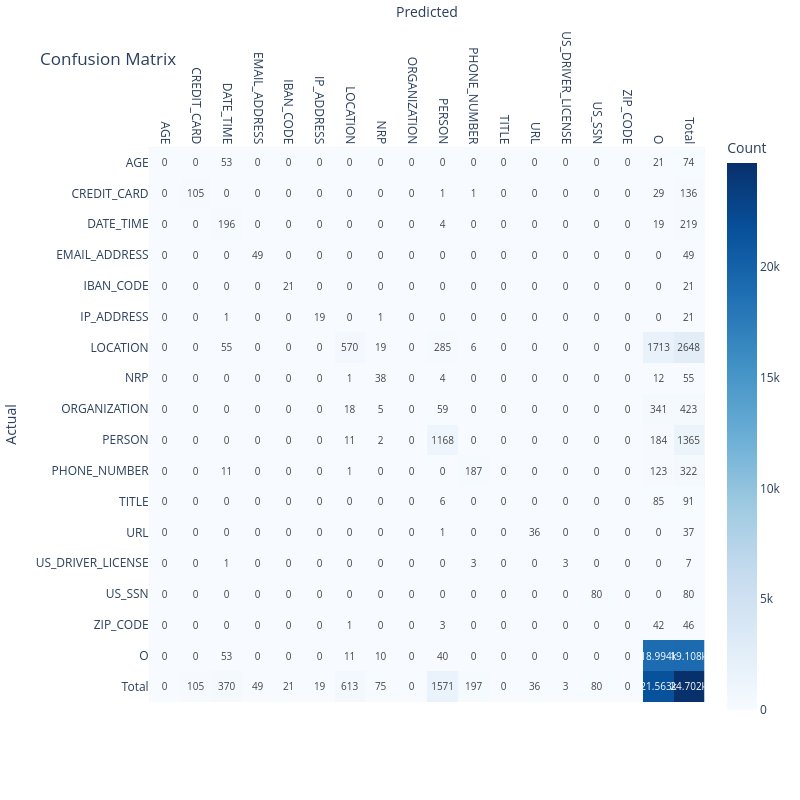

The notebook cell saved with this chart:
### Markdown cell above
## 8. Error analysis

Now let's look into results to understand what's behind the metrics we're getting.
Note that evaluation is never perfect. Some things to consider:
1. There's often a mismatch between the annotated span and the predicted span, which isn't necessarily a mistake. For example: `<Southern France>` compared with `Southern <France>`. In the second text, the word `Southern` was not annotated/predicted as part of the entity, but that's not necessarily an error.
2. Token based evaluation (which is used here) counts the number of true positive / false positive / false negative tokens. Some entities might be broken into more tokens than others. For example, the phone number `222-444-1234` could be broken into five different tokens, whereas `Krishna` would be broken into one token, resulting in phone numbers having more influence on metrics than names.
3. The synthetic dataset used here isn't representative of a real dataset. Consider using more realistic datasets for evaluation

### Code cell
#plotter.plot_confusion_matrix(entities=entities, confmatrix=confmatrix)
plotter.plot_confusion_matrix(entities=entities, confmatrix=confmatrix, save_as="png")

### Figure 1 — Plotly figure (JSON) as saved in the notebook; plotly's stock layout.template omitted (floating-point values rounded to 4 significant figures; data arrays with more than 128 entries replaced by an {"elided": "..."} marker saying what was removed)
{"data": [{"coloraxis": "coloraxis", "hovertemplate": "Predicted: %{x}<br>Actual: %{y}<br>Count: %{z}<extra></extra>", "name": "0", "textfont": {"size": 10}, "texttemplate": "%{z}", "type": "heatmap", "x": ["AGE", "CREDIT_CARD", "DATE_TIME", "EMAIL_ADDRESS", "IBAN_CODE", "IP_ADDRESS", "LOCATION", "NRP", "ORGANIZATION", "PERSON", "PHONE_NUMBER", "TITLE", "URL", "US_DRIVER_LICENSE", "US_SSN", "ZIP_CODE", "O", "Total"], "xaxis": "x", "y": ["AGE", "CREDIT_CARD", "DATE_TIME", "EMAIL_ADDRESS", "IBAN_CODE", "IP_ADDRESS", "LOCATION", "NRP", "ORGANIZATION", "PERSON", "PHONE_NUMBER", "TITLE", "URL", "US_DRIVER_LICENSE", "US_SSN", "ZIP_CODE", "O", "Total"], "yaxis": "y", "z": {"elided": "18x18 int values"}}], "layout": {"coloraxis": {"colorbar": {"title": {"text": "Count"}}, "colorscale": [[0, "rgb(247,251,255)"], [0.125, "rgb(222,235,247)"], [0.25, "rgb(198,219,239)"], [0.375, "rgb(158,202,225)"], [0.5, "rgb(107,174,214)"], [0.625, "rgb(66,146,198)"], [0.75, "rgb(33,113,181)"], [0.875, "rgb(8,81,156)"], [1, "rgb(8,48,107)"]]}, "height": 800, "title": {"text": "Confusion Matrix"}, "width": 800, "xaxis": {"anchor": "y", "autorange": true, "constrain": "domain", "domain": [0, 1], "range": [-0.5, 17.5], "scaleanchor": "y", "side": "top", "tickangle": 90, "title": {"standoff": 10, "text": "Predicted"}, "type": "category"}, "yaxis": {"anchor": "x", "autorange": true, "constrain": "domain", "domain": [0.03065, 0.9694], "range": [17.5, -0.5], "title": {"text": "Actual"}, "type": "category"}}}
